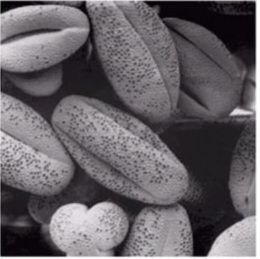
#> input picture MabahesVighehTakalif/Daneh02.png, 260 x 259 px
$ python Taklif05.py
#> lines starting #> are read from the running program, lines starting #| are printed output that depends on the picture; after the words box and inside, x2 and y2 are one past the last pixel; in counts of white or black regions, pixels touching at a corner belong together
import cv2
import numpy as np

# بارگذاری تصویر
image_path = 'Daneh02.png'  # مسیر تصویر خود را وارد کنید
image = cv2.imread(image_path, cv2.IMREAD_GRAYSCALE)  # بارگذاری به صورت خاکستری
#> image: shape (259, 260); min 0, max 255, mean 100.2

# بررسی اینکه آیا تصویر به درستی بارگذاری شده است یا خیر
if image is None:
    print("خطا: تصویر بارگذاری نشد.")
    exit()

# محاسبه میانگین شدت پیکسل‌ها
mean_threshold = np.mean(image)
#> mean_threshold = 100.2

# آستانه‌گذاری تصویر
_, thresholded_image = cv2.threshold(image, mean_threshold, 255, cv2.THRESH_BINARY)
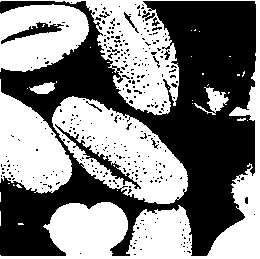
#> thresholded_image: shape (259, 260); 50.8% white; 328 black regions (315 under 20 px), largest, box (x1, y1, x2, y2) and area: (0, 1, 256, 256) 30629, (55, 124, 141, 189) 606, (1, 22, 64, 44) 395

# نمایش تصویر اصلی و تصویر آستانه‌گذاری شده
cv2.imshow('Original Image', image)
cv2.imshow('Thresholded Image', thresholded_image)

# انتظار برای کلید ورودی و بستن پنجره‌ها
cv2.waitKey(0)
cv2.destroyAllWindows()

# ذخیره تصویر آستانه‌گذاری شده
cv2.imwrite('thresholded_image.jpg', thresholded_image)
